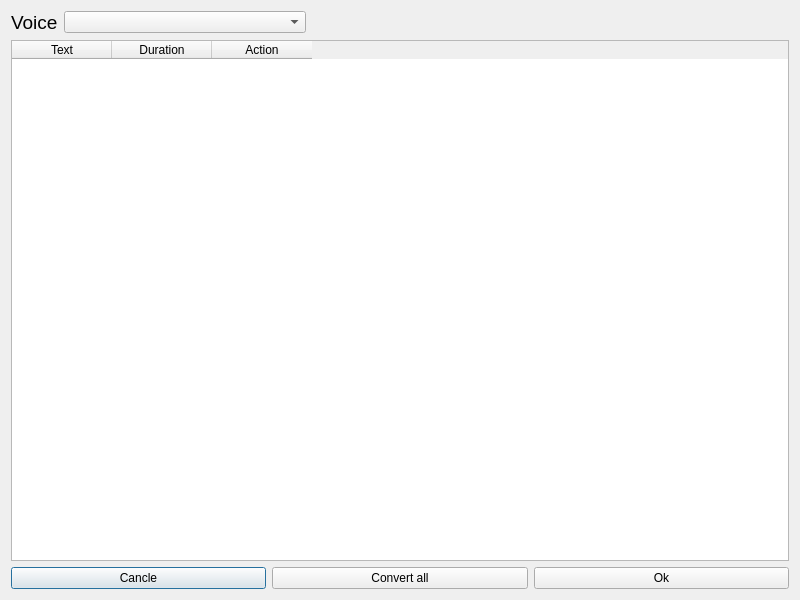
<?xml version="1.0" encoding="UTF-8"?>
<ui version="4.0">
 <class>TextToSpeechWindow</class>
 <widget class="QDialog" name="TextToSpeechWindow">
  <property name="geometry">
   <rect>
    <x>0</x>
    <y>0</y>
    <width>800</width>
    <height>600</height>
   </rect>
  </property>
  <property name="windowTitle">
   <string>Text to Speech</string>
  </property>
  <layout class="QVBoxLayout" name="verticalLayout">
   <item>
    <layout class="QHBoxLayout" name="horizontalLayout_2" stretch="0,1,2">
     <item>
      <widget class="QLabel" name="label">
       <property name="font">
        <font>
         <pointsize>14</pointsize>
        </font>
       </property>
       <property name="text">
        <string>Voice</string>
       </property>
      </widget>
     </item>
     <item>
      <widget class="QComboBox" name="comboBox"/>
     </item>
     <item>
      <spacer name="horizontalSpacer">
       <property name="orientation">
        <enum>Qt::Horizontal</enum>
       </property>
       <property name="sizeHint" stdset="0">
        <size>
         <width>40</width>
         <height>20</height>
        </size>
       </property>
      </spacer>
     </item>
    </layout>
   </item>
   <item>
    <widget class="QTableWidget" name="textTable">
     <column>
      <property name="text">
       <string>Text</string>
      </property>
     </column>
     <column>
      <property name="text">
       <string>Duration</string>
      </property>
     </column>
     <column>
      <property name="text">
       <string>Action</string>
      </property>
     </column>
    </widget>
   </item>
   <item>
    <layout class="QHBoxLayout" name="horizontalLayout">
     <item>
      <widget class="QPushButton" name="btnCancle">
       <property name="text">
        <string>Cancle</string>
       </property>
      </widget>
     </item>
     <item>
      <widget class="QPushButton" name="btnConvertAll">
       <property name="text">
        <string>Convert all</string>
       </property>
      </widget>
     </item>
     <item>
      <widget class="QPushButton" name="btnOk">
       <property name="text">
        <string>Ok</string>
       </property>
      </widget>
     </item>
    </layout>
   </item>
  </layout>
 </widget>
 <resources/>
 <connections/>
</ui>
